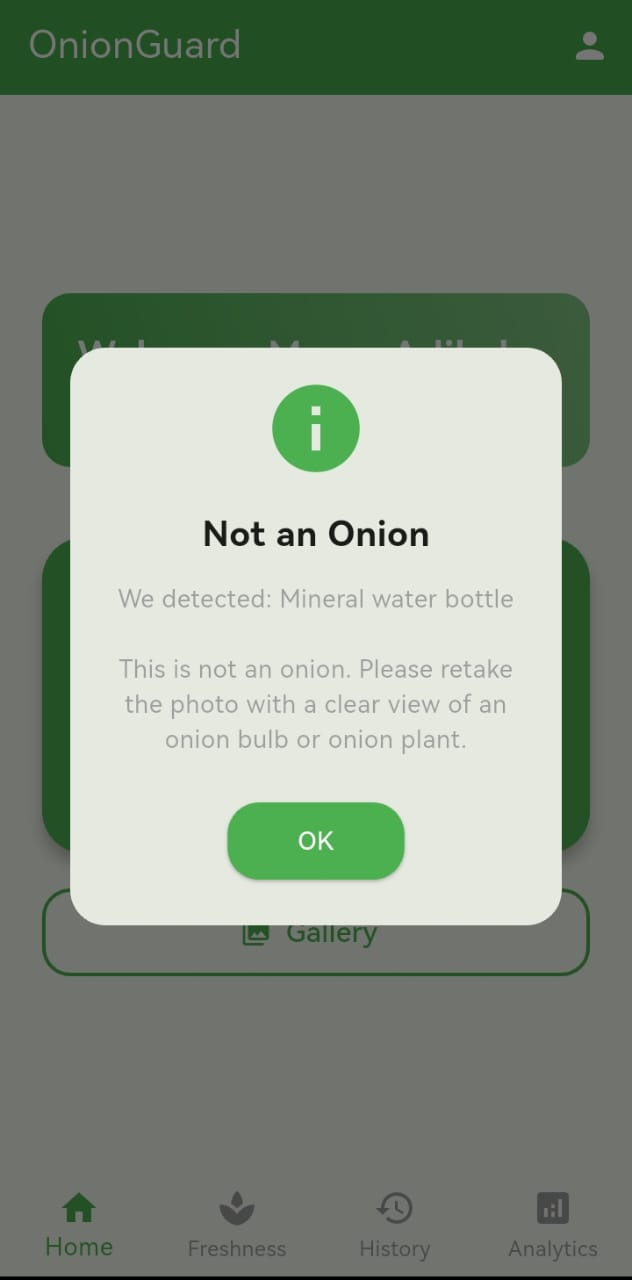
#> input picture updates/1.jpeg, 632 x 1280 px; its folder holds only this picture in this run
$ python frame_phone_screenshots.py
#> lines starting #> are read from the running program, lines starting #| are printed output that depends on the picture; after the words box and inside, x2 and y2 are one past the last pixel; in counts of white or black regions, pixels touching at a corner belong together
"""Wrap raw screen captures from updates/ in a phone mockup frame.

Output: updates/framed/<n>.png  (RGBA, transparent corners)

Each output is the original screenshot composited inside a black phone body
with rounded corners that match — so the result reads like a real phone
display, not an image stuffed into a case.
"""

from PIL import Image, ImageDraw, ImageFilter
from pathlib import Path

SRC_DIR = Path("C:/Users/12345/Desktop/Projects/OnionGuard/updates")
OUT_DIR = SRC_DIR / "framed"
OUT_DIR.mkdir(exist_ok=True)

# Phone styling (relative to the screenshot's smaller dimension)
BEZEL_RATIO = 0.045          # bezel thickness as fraction of width
SCREEN_CORNER_RATIO = 0.06   # rounded corners on the screen (matching modern Android)
BODY_CORNER_RATIO = 0.085    # outer phone-body corners (slightly larger)
NOTCH_W_RATIO = 0.32         # dynamic-island width as fraction of phone width
NOTCH_H_RATIO = 0.022        # notch height as fraction of phone height
SHADOW_OFFSET = 14           # drop shadow offset in pixels at 1080-wide
SHADOW_BLUR = 30
BODY_COLOR = (18, 18, 20, 255)
NOTCH_COLOR = (5, 5, 5, 255)


def round_corners(img: Image.Image, radius: int) -> Image.Image:
    """Return an RGBA copy of img with corners outside `radius` made transparent."""
    img = img.convert("RGBA")
    mask = Image.new("L", img.size, 0)
    ImageDraw.Draw(mask).rounded_rectangle(
        (0, 0, img.size[0], img.size[1]), radius=radius, fill=255
    )
    out = Image.new("RGBA", img.size, (0, 0, 0, 0))
    out.paste(img, (0, 0), mask)
    return out


def make_phone_mockup(src_path: Path, dst_path: Path) -> None:
    screen = Image.open(src_path).convert("RGB")
#> screen is the input picture: PIL image 632x1280 RGB; mean R, G, B 138.2, 148.5, 135.2
    sw, sh = screen.size  # screen pixel size

    # Compute bezel and overall body size
    bezel = max(2, int(sw * BEZEL_RATIO))
    body_w = sw + 2 * bezel
    body_h = sh + 2 * bezel

    # Round the screen corners (so they hug the body's inner curve)
    screen_radius = max(2, int(sw * SCREEN_CORNER_RATIO))
    rounded_screen = round_corners(screen, screen_radius)
#> in round_corners, `ImageDraw.Draw(mask).rounded_rectangle( (0, 0, img.size[0], img.size[1..`:
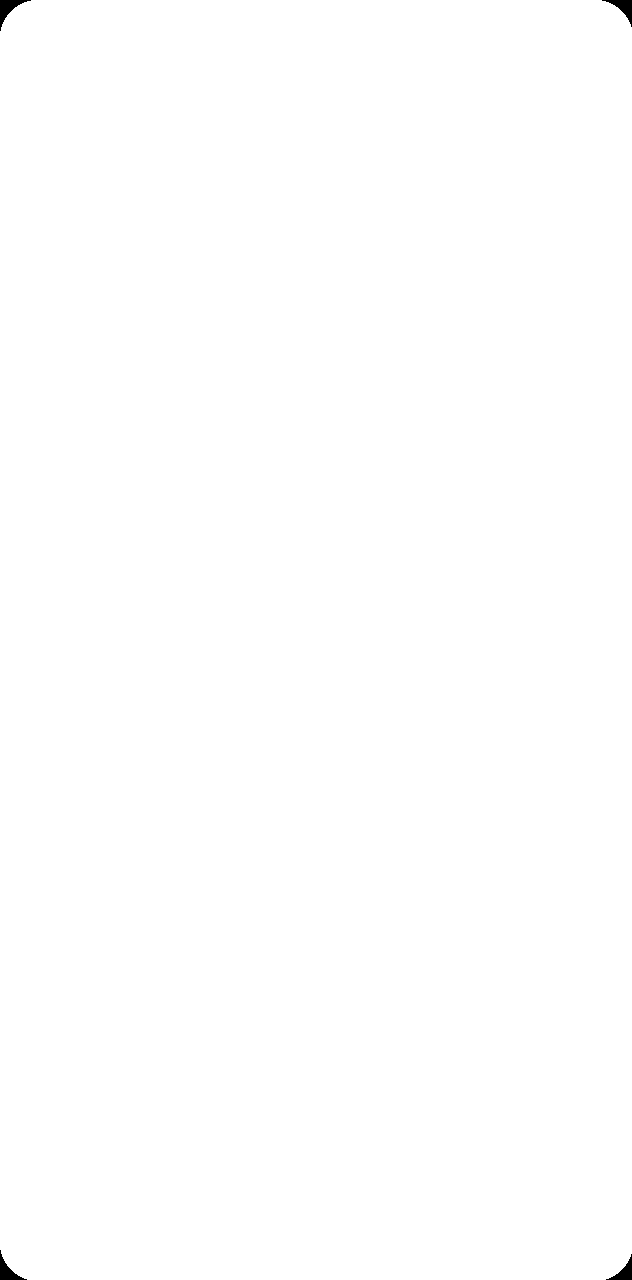
#> mask: PIL image 632x1280 L; 99.9% white; 4 black regions, box (x1, y1, x2, y2) and area: (0, 0, 31, 31) 305, (602, 0, 632, 27) 274, (0, 1250, 27, 1280) 274, (606, 1254, 632, 1280) 244

    # Build the phone body (rounded rect, transparent corners, dark fill)
    body = Image.new("RGBA", (body_w, body_h), (0, 0, 0, 0))
#> body: PIL image 688x1336 RGBA; every value is 0
    body_draw = ImageDraw.Draw(body)
    body_radius = max(2, int(sw * BODY_CORNER_RATIO))
    body_draw.rounded_rectangle(
        (0, 0, body_w, body_h),
        radius=body_radius,
        fill=BODY_COLOR,
    )

    # Paste the rounded screen into the body, inset by the bezel.
    body.alpha_composite(rounded_screen, dest=(bezel, bezel))
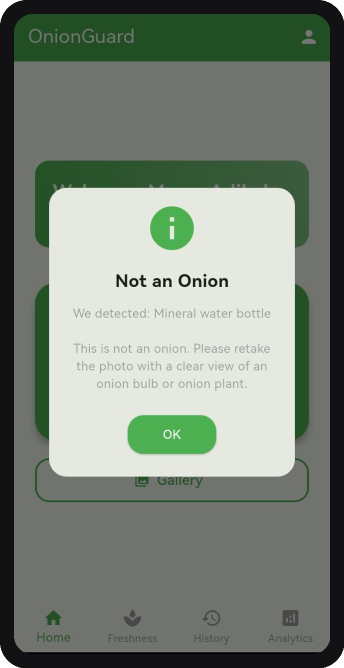
#> body: PIL image 688x1336 RGBA (shown at 1/2 size); mean R, G, B, A 123.7, 132.8, 121.3, 254.4; transparent parts drawn white

    # Dynamic-island / notch pill at the top of the bezel
    notch_w = int(body_w * NOTCH_W_RATIO)
    notch_h = max(6, int(body_h * NOTCH_H_RATIO))
    notch_y = max(2, (bezel - notch_h) // 2)
    notch_x = (body_w - notch_w) // 2
    body_draw.rounded_rectangle(
        (notch_x, notch_y, notch_x + notch_w, notch_y + notch_h),
        radius=notch_h // 2,
        fill=NOTCH_COLOR,
    )

    # Add a soft drop shadow on a transparent canvas slightly larger than the body
    pad = SHADOW_BLUR + SHADOW_OFFSET
    canvas = Image.new("RGBA", (body_w + 2 * pad, body_h + 2 * pad), (0, 0, 0, 0))
#> canvas: PIL image 776x1424 RGBA; every value is 0
    shadow = Image.new("RGBA", canvas.size, (0, 0, 0, 0))
    sd = ImageDraw.Draw(shadow)
    sd.rounded_rectangle(
        (pad, pad + SHADOW_OFFSET // 2,
         pad + body_w, pad + body_h + SHADOW_OFFSET // 2),
        radius=body_radius, fill=(0, 0, 0, 100),
    )
    shadow = shadow.filter(ImageFilter.GaussianBlur(SHADOW_BLUR))
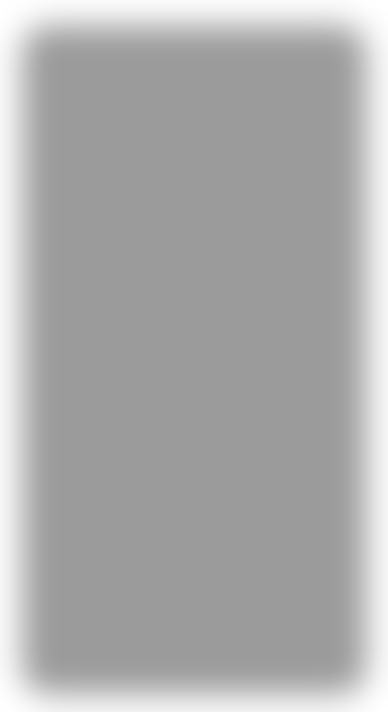
#> shadow: PIL image 776x1424 RGBA (shown at 1/2 size); mean R, G, B, A 0, 0, 0, 82.9; transparent parts drawn white
    canvas.alpha_composite(shadow)
    canvas.alpha_composite(body, dest=(pad, pad))
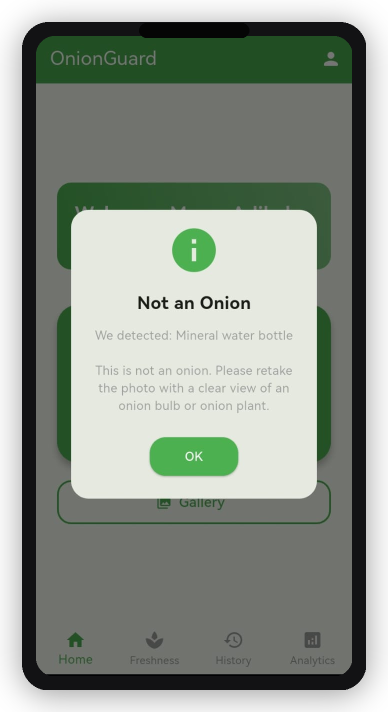
#> canvas: PIL image 776x1424 RGBA (shown at 1/2 size); mean R, G, B, A 102.8, 110.3, 100.8, 215.8; transparent parts drawn white

    canvas.save(dst_path, format="PNG")
    print(f"  {src_path.name} -> {dst_path.name}  ({canvas.size[0]}x{canvas.size[1]})")
#|   1.jpeg -> 1.png  (776x1424)


def main():
    sources = sorted(SRC_DIR.glob("*.jpeg"))
    if not sources:
        print("No .jpeg sources found.")
        return
    print(f"Framing {len(sources)} screenshots into phone mockups...")
    for src in sources:
        dst = OUT_DIR / (src.stem + ".png")
        make_phone_mockup(src, dst)
    print(f"\nDone. Output in: {OUT_DIR}")


if __name__ == "__main__":
    main()

$ run again, on updates/5.jpeg
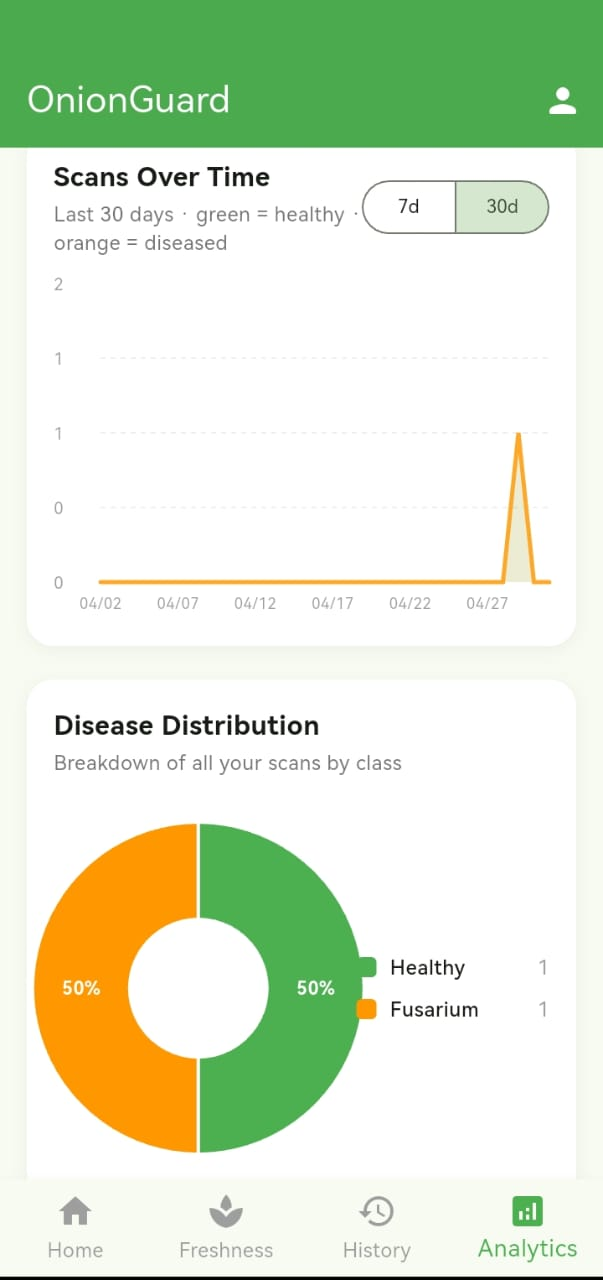
#> input picture updates/5.jpeg, 603 x 1280 px
#> in make_phone_mockup, screen is the input picture: PIL image 603x1280 RGB; mean R, G, B 221.6, 232.6, 208.9
#> in make_phone_mockup, `body.alpha_composite(rounded_screen, dest=(bezel, bezel))`:
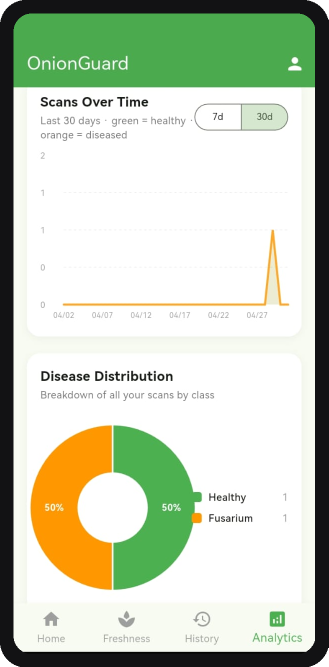
#> body: PIL image 657x1334 RGBA (shown at 1/2 size); mean R, G, B, A 197.1, 206.8, 186.2, 254.4; transparent parts drawn white
#> in make_phone_mockup, `canvas.alpha_composite(body, dest=(pad, pad))`:
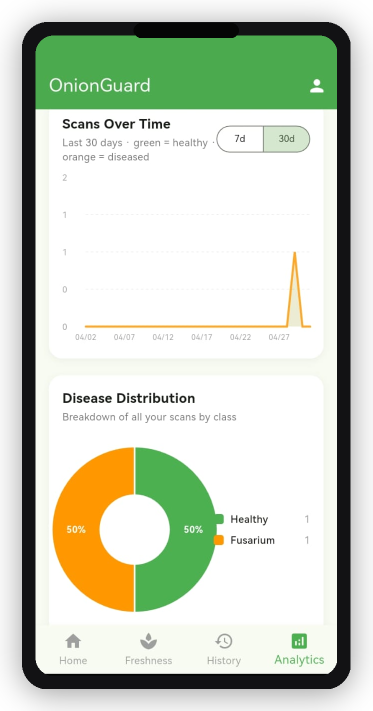
#> canvas: PIL image 745x1422 RGBA (shown at 1/2 size); mean R, G, B, A 162.9, 170.9, 153.9, 214.8; transparent parts drawn white
#|   5.jpeg -> 5.png  (745x1422)

$ run again, on updates/2.jpeg
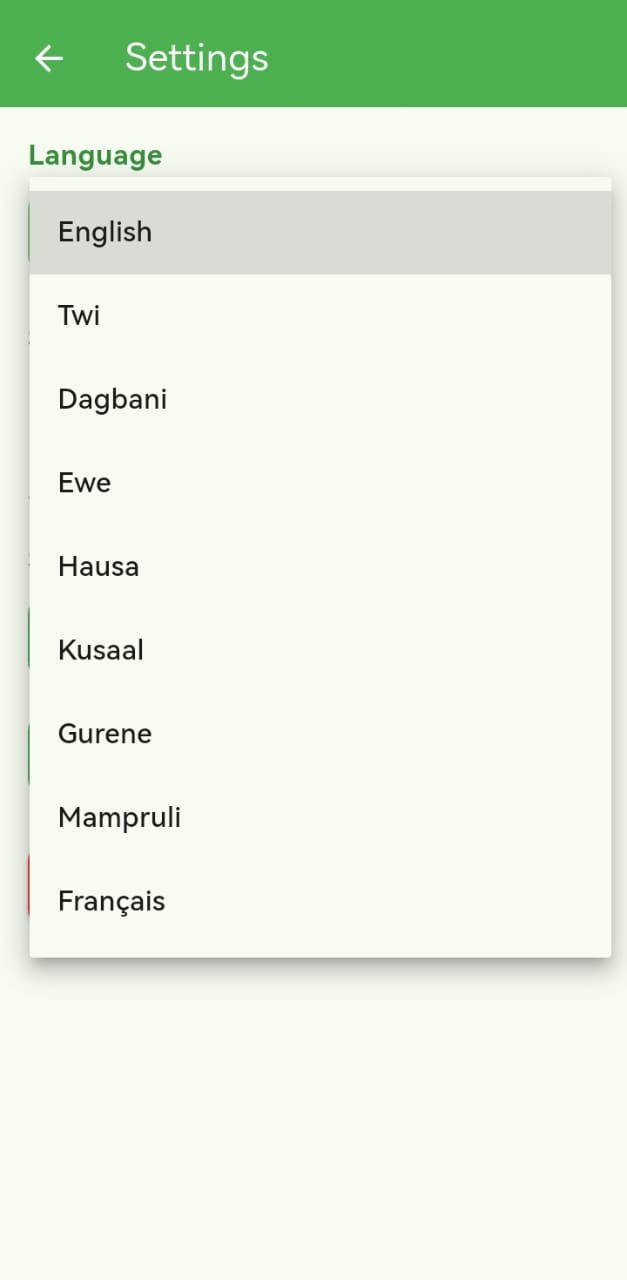
#> input picture updates/2.jpeg, 627 x 1280 px
#> in make_phone_mockup, screen is the input picture: PIL image 627x1280 RGB; mean R, G, B 228.6, 239.6, 223.6
#> in make_phone_mockup, `body.alpha_composite(rounded_screen, dest=(bezel, bezel))`:
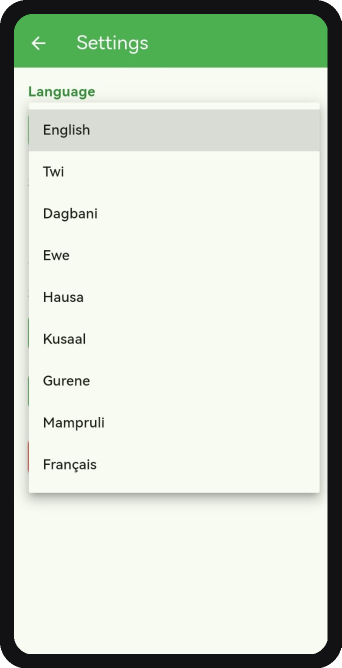
#> body: PIL image 683x1336 RGBA (shown at 1/2 size); mean R, G, B, A 203, 212.6, 198.8, 254.4; transparent parts drawn white
#> in make_phone_mockup, `canvas.alpha_composite(body, dest=(pad, pad))`:
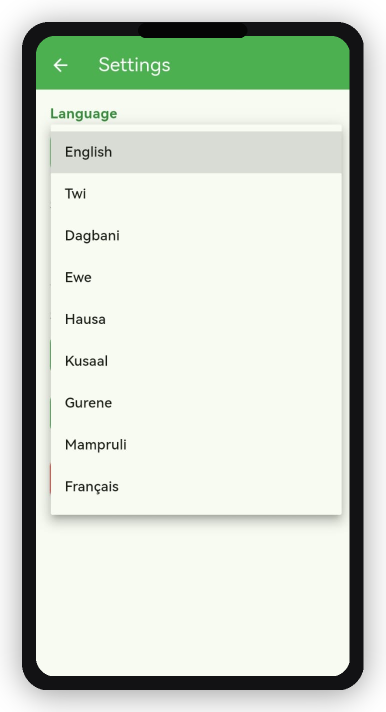
#> canvas: PIL image 771x1424 RGBA (shown at 1/2 size); mean R, G, B, A 168.6, 176.5, 165.1, 215.6; transparent parts drawn white
#|   2.jpeg -> 2.png  (771x1424)
